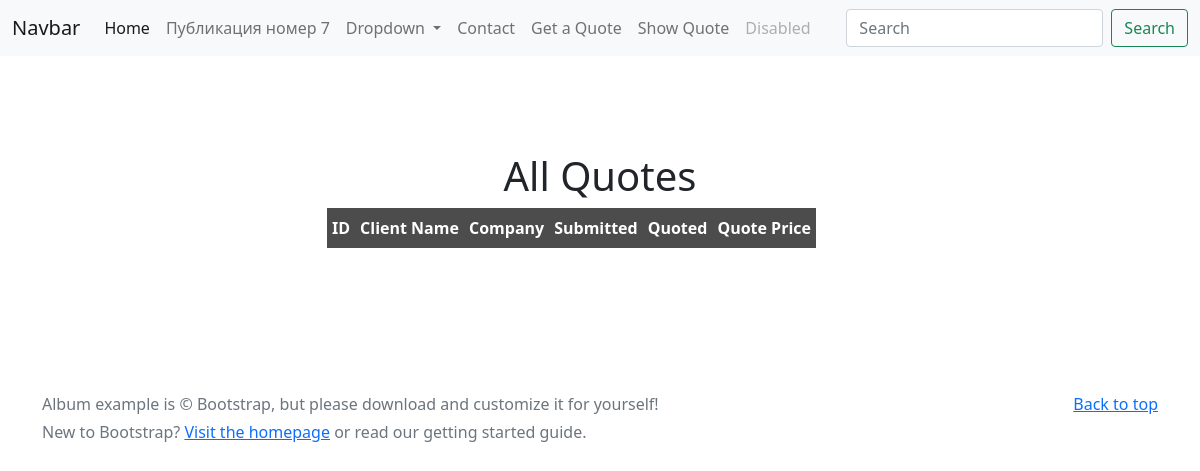
The page /quote/show on the database as committed earlier.
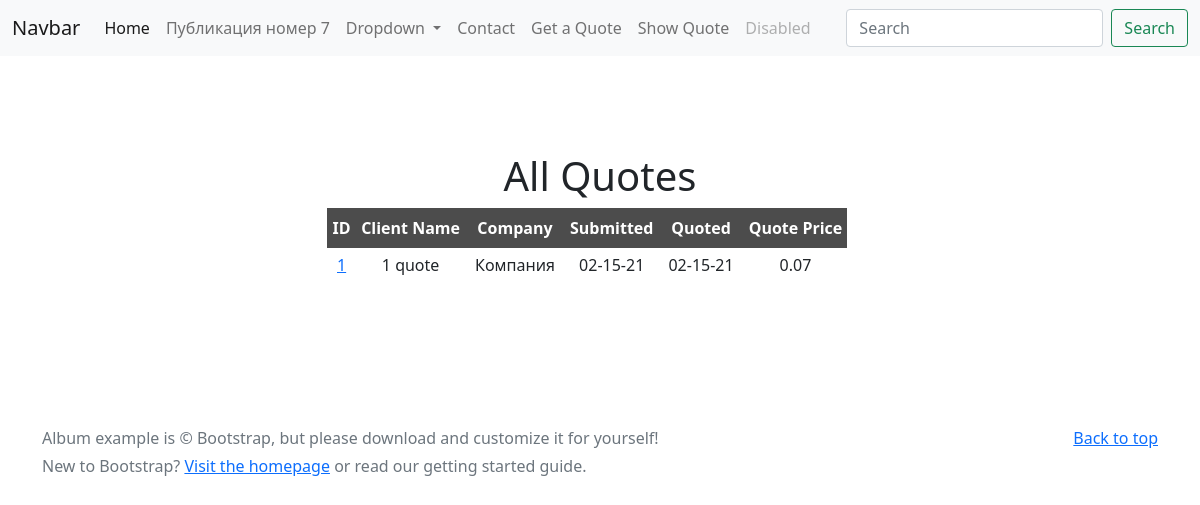
The same page on the database as committed later.
### pages/models.py (models this page shows, shortened)
class Page(models.Model):
    title = models.CharField(max_length=60)
    permalink = models.CharField(max_length=12, unique=True)
    update_date = models.DateTimeField('Last Updated')
    bodytext = models.TextField('Page Content', blank=True)

### quotes/models.py (models this page shows, shortened)
class Quote(models.Model):
    name = models.CharField(max_length=100)
    position = models.CharField(max_length=60, blank=True)
    company = models.CharField(max_length=60, blank=True)
    address = models.CharField(max_length=200, blank=True)
    phone = models.CharField(max_length=30, blank=True)
    email = models.EmailField()
    web = models.URLField(blank=True)
    description = models.TextField()
    sitestatus = models.CharField(max_length=20, choices=STATUS_CHOICES)
    priority = models.CharField(max_length=40, choices=PRIORITY_CHOICES)
    jobfile = models.FileField(upload_to='uploads/')
    submitted = models.DateField(auto_now_add=True)
    quotedate = models.DateField(blank=True, null=True)
    quoteprice = models.DecimalField(decimal_places=2, max_digits=7, blank=True, default=0)
    username = models.ForeignKey(User, blank=True, null=True, on_delete=models.CASCADE)

### quotes/views.py (the view)
# urls.py: path('show', QuoteList.as_view(), name='show-quotes'),
class QuoteList(ListView):
    model = Quote
    context_object_name = 'all_quotes'
    def get_context_data(self, **kwargs):
        context = super(QuoteList, self).get_context_data(**kwargs)
        context['page_list'] = Page.objects.all()
        return context

### quotes/templates/quotes/quote_list.html (shortened to what this page needs)
{% extends 'quotes/quote.html' %}
{% block content %}
    <h1>All Quotes</h1>
    <table style="border-collapse:collapse">
        <tr class="quotehdr">
            <th>ID</th>
            <th>Client Name</th>
            <th>Company</th>
            <th>Submitted</th>
            <th>Quoted</th>
            <th>Quote Price</th>
        </tr>
        {% for quote in all_quotes %}
            <tr class="quoterow {% cycle '' 'altrow' %}">
                <td><a href="show/{{ quote.id }}">{{ quote.id }}</a> </td>
                <td>{{ quote.name }}</td>
                <td>{{ quote.company }}</td>
                <td>{{ quote.submitted|date:"m-d-y" }}</td>
                <td>{{ quote.quotedate|date:"m-d-y"|default:"pending" }}</td>
                <td>{{ quote.quoteprice|default:"--" }}</td>
            </tr>
        {% endfor %}
    </table>
{% endblock content %}

### quotes/templates/quotes/quote.html (shortened to what this page needs)
{% extends "base.html" %}
{% block sidenav %}
    {% for page in page_list %}
        <li class="nav-item"><a href="/{{ page.permalink }}" class="nav-link">{{ page.title }}</a></li>
    {% endfor %}
{% endblock sidenav %}

### templates/base.html (shortened to what this page needs)
{% load static %}
<!doctype html>
<html lang="ru">
<head>
    <link href="{% static 'css/bootstrap.min.css' %}" rel="stylesheet" type="text/css">
    <link href="{% static 'css/custom.css' %}" rel="stylesheet" type="text/css">
</head>
<body>
<header>
  <nav class="navbar navbar-expand-lg navbar-light bg-light">
  <div class="container-fluid">
    <a class="navbar-brand" href="#">Navbar</a>
    <div class="collapse navbar-collapse" id="navbarSupportedContent">
      <ul class="navbar-nav me-auto mb-2 mb-lg-0">
        <li class="nav-item">
          <a class="nav-link active" aria-current="page" href="/">Home</a>
        </li>
            {% block sidenav %}{% endblock sidenav%}
        <li class="nav-item dropdown">
          <a class="nav-link dropdown-toggle" href="#" id="navbarDropdown" role="button" data-bs-toggle="dropdown" aria-expanded="false">
            Dropdown
          </a>
        </li>
                  <li class="nav-item"><a class="nav-link" href="/contact">Contact</a></li>
                  <li class="nav-item"><a class="nav-link" href="/quote/">Get a Quote</a></li>
                  <li class="nav-item"><a class="nav-link" href="/quote/show">Show Quote</a></li>
        <li class="nav-item">
          <a class="nav-link disabled" href="#" tabindex="-1" aria-disabled="true">Disabled</a>
        </li>
      </ul>
      <form class="d-flex">
        <input class="form-control me-2" type="search" placeholder="Search" aria-label="Search">
        <button class="btn btn-outline-success" type="submit">Search</button>
      </form>
    </div>
  </div>
</nav>
</header>
<main>
<section class="py-5 text-center container">
    <div class="row py-lg-5">
        <div class="col-lg-6 col-md-8 mx-auto">
            {% block content %}{% endblock content%}
        </div>
    </div>
</section>
</main>
<footer class="text-muted py-5">
  <div class="container">
    <p class="float-end mb-1">
      <a href="#">Back to top</a>
    </p>
    <p class="mb-1">Album example is &copy; Bootstrap, but please download and customize it for yourself!</p>
    <p class="mb-0">New to Bootstrap? <a href="/">Visit the homepage</a> or read our
       getting started guide.</p>
  </div>
</footer>
</body>
</html>

### static/css/custom.css (style rules this page uses)
.quotehdr th { background-color: #4c4c4c; color: white; text-align: center; padding: 8px 5px; border: none; }
.quoterow td { padding: 5px 10px; }

Rows that differ between the two databases and show on the page:
added Quote: id "1", name "1 quote", company "Компания", submitted "02-15-21", quotedate "02-15-21", quoteprice "0.07"
